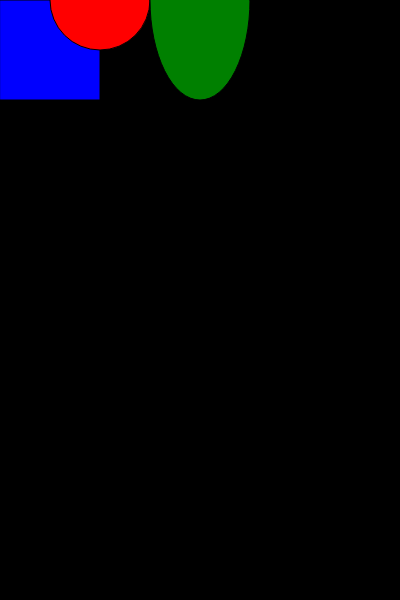
Frame 1 (no input)
Frame 60 (no input): identical to frame 1, image omitted
Frame 120 (the mouse pressed at the canvas centre since frame 60): identical to frame 1, image omitted

The p5.js sketch that drew this single still picture (run headless with seeded random() and noise() and a simulated clock; from frame 60 on, the mouse is pressed at the canvas centre):

// p5.js sketch
// ── sketch.js
function setup() {
  // createCanvas([width], [height], [canvas])
  createCanvas(400, 600);
}

function draw() {
  background(0)
  // background('red');
  //background('red');
  // background(0,200,0); // green
  //background(255,0,0); // red
  // Red, Green & Blue values.
  // background(255, 204, 200);
  fill('blue');
  // rect(x, y, w, [h])
  // x and y is top left corner
  rect(0,0,100,100);
  fill('red');
  
  // circle(x, y, d)
  // x and y are center of the circle
  circle(100,0,100);
  
  fill('green');
  // ellipse(x, y, w, [h])
  ellipse(200,0,100,200)
}
